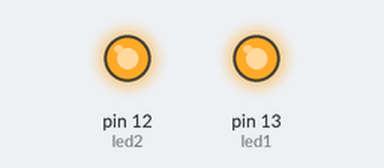
Simulated run of this sketch. Board: Arduino Uno, built with avr-gcc and run on an emulated ATmega328P. On the bench: output pins drawn as LEDs (lit = HIGH).

Above: at 0.1 s.
Timing chart, 0 to 1.6 s (numbered marks = the images above):
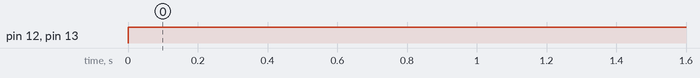

The sketch:

millis.ino
```cpp
unsigned long tempoled1 = millis();
unsigned long tempoled2 = millis();

const int led1 = 13;
const int led2 = 12;

void setup() {
  Serial.begin(9600);
  pinMode(led1,OUTPUT);
  pinMode(led2,OUTPUT);

}

void loop() {
  if((millis() - tempoled1 >= 1500)){
    digitalWrite(led1,LOW);
    tempoled1 = millis();
    }
    else{
      digitalWrite(led1,HIGH);
      }
  if((millis() - tempoled2)>= 2000){
    digitalWrite(led2,LOW);
    tempoled2 = millis();
    }
  digitalWrite(led1,HIGH);
  digitalWrite(led2,HIGH);
  delay(1000);
  //if(millis() - tempo >= 200){
    //Serial.println("dentro millis");
    //tempo = millis();
  //}
  //Serial.println("A");
}
```

Measured:
- by itself, pin 12 (led2), pin 13 (led1): LOW → HIGH at 0.00 s
